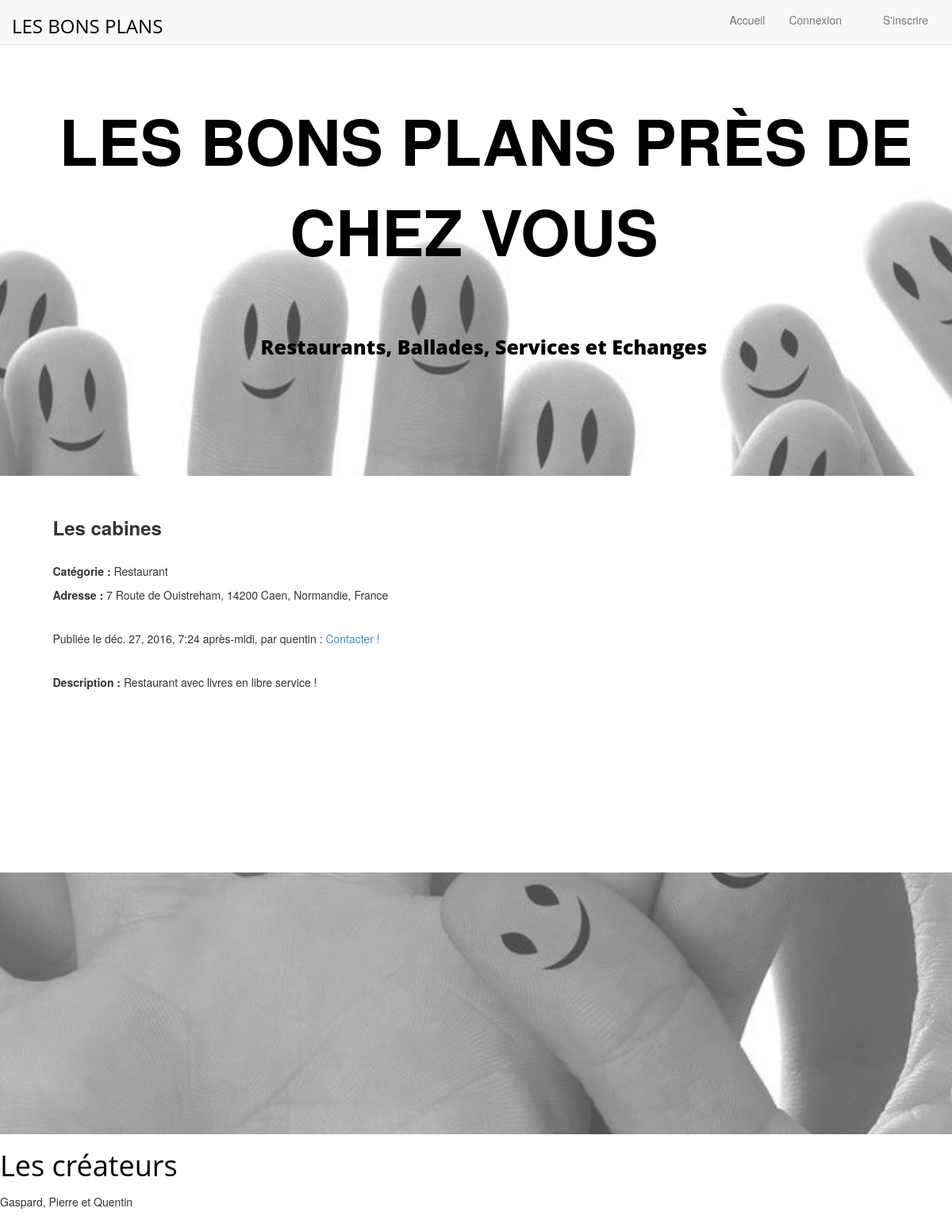
Page /annonces/8/ on the committed database.
### annonces/models.py (models this page shows, shortened)
class Annonce(models.Model):
    titre = models.CharField(max_length=100)
    categorie = models.ForeignKey('Categorie')
    auteur = models.ForeignKey(User)
    descriptif = models.TextField(null=True)
    date = models.DateTimeField()
    numero = models.IntegerField(default=2)
    rue = models.CharField(max_length=100, default='Allée de la Noiseraie')
    pays = models.CharField(max_length=100, default='France')
    code_postal = models.IntegerField(default=77420)
    region = models.CharField(max_length=100, default='Île-de-France')
    ville = models.CharField(max_length=100, default='Noisy-le-Grand')
    lat = models.FloatField(default=48.8411)
    long = models.FloatField(default=2.5880)
    somme_notes = models.IntegerField(default=0)
    nb_votes = models.IntegerField(default=0)

class Categorie(models.Model):
    nom = models.CharField(max_length=30)
    def __str__(self):
        return self.nom

### annonces/views.py (the view)
# urls.py: url(r'^(?P<pk>[-\w]+)/$', AnnonceDetailView.as_view(), name='annonce_detail'),
class AnnonceDetailView(DetailView):
    model = Annonce
    def get_context_data(self, **kwargs):
        context = super(AnnonceDetailView, self).get_context_data(**kwargs)
        context['now'] = timezone.now()
        return context

### annonces/templates/annonces/annonce_detail.html (shortened to what this page needs)
{% extends "base.html" %}
{% block content %}
<article style="float: left;  margin: 0 1.5%; width: 50%;">
  <div>
    <p><font size ='5'><b> {{ object.titre }} </b></font></p>
    <p><b> Catégorie : </b> {{ object.categorie }} <br>
    <b> Adresse : </b> {{ object.numero }} {{ object.rue }}, {{ object.code_postal}} {{ object.ville }}, {{ object.region }}, {{ object.pays }} </p>
    <p> Publiée le {{ object.date }}, par {{ object.auteur }} : <a href="mailto: {{ object.auteur.email }}?subject=À propos de votre annonce ... " > Contacter ! </a><br></p>
    <p><b> Description : </b> {{ object.descriptif }} </p>
  </div>
</article>
<aside>
  <div id="map"></div>
</aside>
{% endblock %}

### static/css/style.css (style rules this page uses)
aside { float: right; margin: 0 1.5%; width: 30%; }
#map { height: 400px; width: 100%; }
*, *::before, *::after { box-sizing: inherit; }
body { font-size:14px; }
p { font-weight:300; line-height:30px; padding-bottom:15px; }

### rows in the picture
Annonce: titre "Les cabines", categorie "Restaurant", numero "7", rue "Route de Ouistreham", code_postal "14200", ville "Caen", region "Normandie", pays "France", date "déc. 27, 2016, 7:24 après-midi", auteur "quentin", descriptif "Restaurant avec livres en libre service !"
